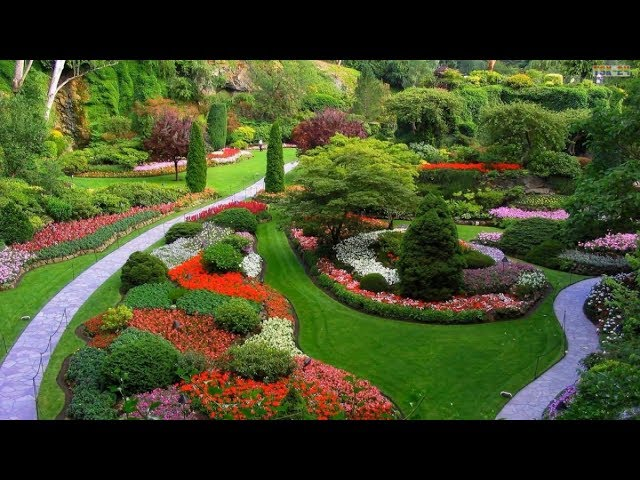
#> input picture Garden.jpg, 640 x 480 px
$ jupyter execute Colour_Detection.ipynb
#> lines starting #> are read from the running program, lines starting #| are printed output that depends on the picture
# GRIP THE SPARK FOUNDATION
# TASK 2: COLOR DETECTION
## SHWETHA S

[cell 1]
import cv2
import numpy as np
import pandas as pd

[cell 2]
img_path = "Garden.jpg"
img = cv2.imread(img_path)
#> img is the input picture: shape (480, 640, 3); mean B, G, R 41, 74.9, 67.1
img=cv2.resize(img,(700,500))
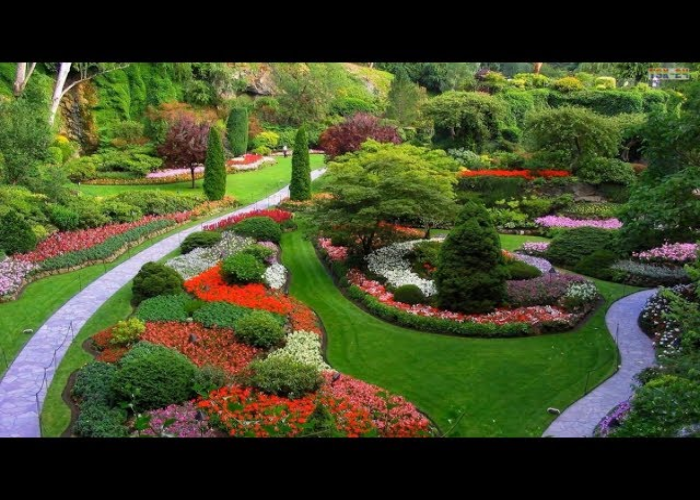
#> img: shape (500, 700, 3); mean B, G, R 41, 74.8, 67

clicked = False
r = g = b = xpos = ypos = 0


index=["color","color_name","hex","R","G","B"]
csv = pd.read_csv('colors.csv', names=index, header=None)
#> (reads colors.csv from the repository)


def getColorName(R,G,B):
    minimum = 10000
    for i in range(len(csv)):
        d = abs(R- int(csv.loc[i,"R"])) + abs(G- int(csv.loc[i,"G"]))+ abs(B- int(csv.loc[i,"B"]))
        if(d<=minimum):
            minimum = d
            cname = csv.loc[i,"color_name"]
    return cname


def draw_function(event, x,y,flags,param):
    if event == cv2.EVENT_LBUTTONDBLCLK:
        global b,g,r,xpos,ypos, clicked
        clicked = True
        xpos = x
        ypos = y
        b,g,r = img[y,x]
        b = int(b)
        g = int(g)
        r = int(r)
cv2.namedWindow('color detection by programming_fever')
cv2.setMouseCallback('color detection by programming_fever',draw_function)

while(1):

    cv2.imshow("color detection by programming_fever",img)
    if (clicked):


        cv2.rectangle(img,(20,20), (750,60), (b,g,r), -1)


        text = getColorName(r,g,b) + ' R='+ str(r) +  ' G='+ str(g) +  ' B='+ str(b)


        cv2.putText(img, text,(50,50),2,0.8,(255,255,255),2,cv2.LINE_AA)


        if(r+g+b>=600):
            cv2.putText(img, text,(50,50),2,0.8,(0,0,0),2,cv2.LINE_AA)

        clicked=False

    if cv2.waitKey(20) & 0xFF ==27:
#> (key Esc is pressed here)
        break

cv2.destroyAllWindows()
